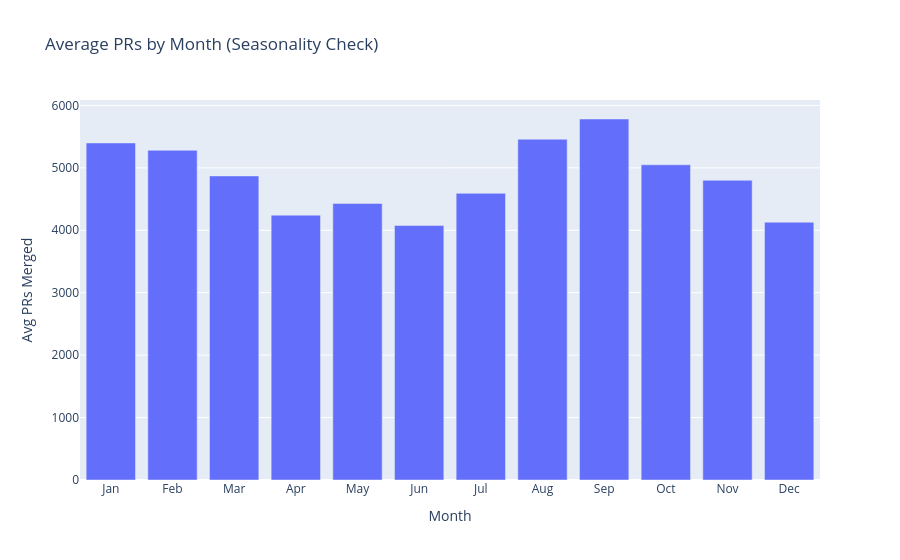

Source (notebook cell):
### Code cell
# Seasonality check - are there consistent dips?
df_monthly['month_name'] = df_monthly['month_dt'].dt.strftime('%b')
df_seasonality = df_monthly.groupby('month_num').agg({
    'prs_merged': 'mean',
    'month_name': 'first'
}).sort_index()

fig = px.bar(df_seasonality.reset_index(), x='month_name', y='prs_merged',
             title='Average PRs by Month (Seasonality Check)')
fig.update_layout(xaxis_title='Month', yaxis_title='Avg PRs Merged')
fig.show()

print("\nSeasonality patterns:")
print(f"  - Lowest: {df_seasonality['month_name'].iloc[df_seasonality['prs_merged'].argmin()]} ({df_seasonality['prs_merged'].min():.0f} avg)")
print(f"  - Highest: {df_seasonality['month_name'].iloc[df_seasonality['prs_merged'].argmax()]} ({df_seasonality['prs_merged'].max():.0f} avg)")

### Figure 1 — Plotly figure (JSON) as saved in the notebook; plotly's stock layout.template omitted (floating-point values rounded to 4 significant figures)
{"data": [{"hovertemplate": "month_name=%{x}<br>prs_merged=%{y}<extra></extra>", "legendgroup": "", "marker": {"color": "#636efa", "pattern": {"shape": ""}}, "name": "", "orientation": "v", "showlegend": false, "textposition": "auto", "type": "bar", "x": ["Jan", "Feb", "Mar", "Apr", "May", "Jun", "Jul", "Aug", "Sep", "Oct", "Nov", "Dec"], "xaxis": "x", "y": [5399.0, 5282.0, 4871.0, 4243.0, 4431.0, 4077.0, 4591.0, 5458.0, 5783.0, 5050.0, 4800.0, 4130.0], "yaxis": "y"}], "layout": {"barmode": "relative", "legend": {"tracegroupgap": 0}, "title": {"text": "Average PRs by Month (Seasonality Check)"}, "xaxis": {"anchor": "y", "domain": [0, 1], "title": {"text": "Month"}}, "yaxis": {"anchor": "x", "domain": [0, 1], "title": {"text": "Avg PRs Merged"}}}}
